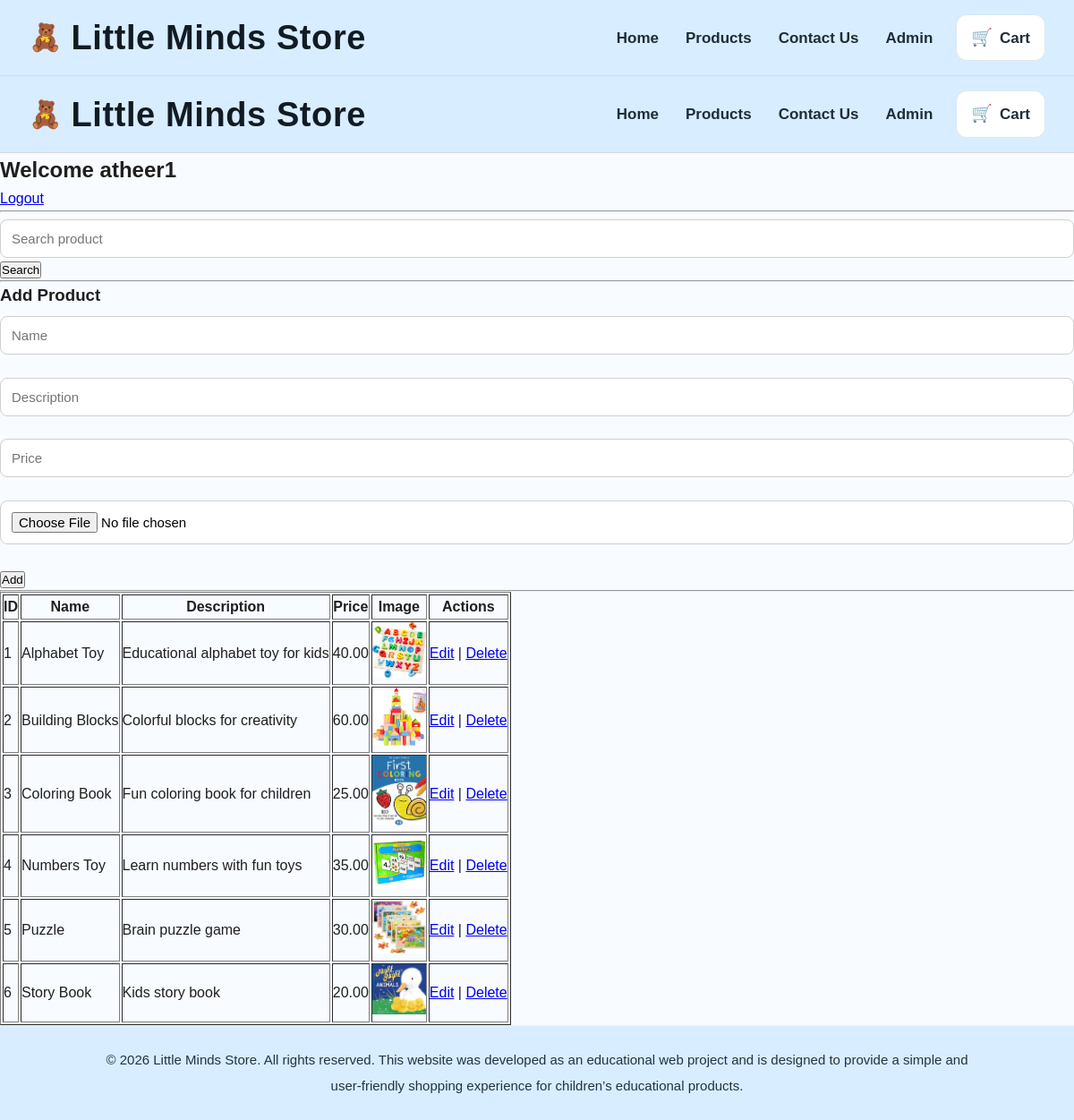
/admin.php (signed in), run on the app's committed database.
### tables this page shows
CREATE TABLE `products` (
  `id` int(11) NOT NULL,
  `name` varchar(100) NOT NULL,
  `description` text DEFAULT NULL,
  `price` decimal(10,2) NOT NULL,
  `image` varchar(255) NOT NULL,
  `stock` int(11) DEFAULT 0
);

### admin.php (the view, shortened to what this page needs)
<?php
include 'includes/header.php';
include 'database/db.php';
$search = "";
if (isset($_GET['search'])) {
    $search = $_GET['search'];
    $stmt = $conn->prepare("SELECT * FROM products WHERE name LIKE ?");
    $like = "%$search%";
    $stmt->bind_param("s", $like);
    $stmt->execute();
    $result = $stmt->get_result();
} else {
    $result = $conn->query("SELECT * FROM products");
}
$editProduct = null;
?>
<?php include 'includes/header.php'; ?>
<div class="container">
<h2>Welcome <?php echo htmlspecialchars($_SESSION["admin_username"]); ?></h2>
<a class="logout" href="logout.php">Logout</a>
<hr>
<form method="GET">
    <input type="text" name="search" value="<?php echo htmlspecialchars($search); ?>" placeholder="Search product">
    <button>Search</button>
</form>
<hr>
<?php if ($editProduct == null) { ?>
<h3>Add Product</h3>
<form method="POST" enctype="multipart/form-data">
    <input type="text" name="name" placeholder="Name"><br><br>
    <input type="text" name="description" placeholder="Description"><br><br>
    <input type="number" name="price" placeholder="Price"><br><br>
    <input type="file" name="image"><br><br>
    <button name="add">Add</button>
</form>
<?php } ?>
<hr>
<table border="1" cellpadding="10">
<tr>
    <th>ID</th>
    <th>Name</th>
    <th>Description</th>
    <th>Price</th>
    <th>Image</th>
    <th>Actions</th>
</tr>
<?php while ($row = mysqli_fetch_assoc($result)) { ?>
<tr>
    <td><?php echo $row['id']; ?></td>
    <td><?php echo htmlspecialchars($row['name']); ?></td>
    <td><?php echo htmlspecialchars($row['description']); ?></td>
    <td><?php echo $row['price']; ?></td>
    <td>
        <img src="images/products/<?php echo $row['image']; ?>" width="60">
    </td>
    <td>
        <a href="admin.php?edit=<?php echo $row['id']; ?>">Edit</a> |
        <a onclick="return confirm('Are you sure?')" href="admin.php?delete=<?php echo $row['id']; ?>">Delete</a>
    </td>
</tr>
<?php } ?>
</table>
</div>
<?php include 'includes/footer.php'; ?>

### css/style.css (style rules this page uses)
html, body { height: 100%; }
body { margin: 0; padding: 0; min-height: 100vh; display: flex; flex-direction: column; background: #f8fbff; color: #1f1f1f; font-family: "Trebuchet MS", Arial, sans-serif; line-height: 1.6; }
* { margin: 0; padding: 0; box-sizing: border-box; }
form { margin-top: 8px; }
input, textarea { width: 100%; padding: 12px; border: 1px solid #cfcfcf; border-radius: 8px; font-size: 15px; color: #000000; background: #ffffff; }

### data on the page
products: id "1", name "Alphabet Toy", description "Educational alphabet toy for kids", price "40.00", image (picture)
products: id "2", name "Building Blocks", description "Colorful blocks for creativity", price "60.00", image (picture)
products: id "3", name "Coloring Book", description "Fun coloring book for children", price "25.00", image (picture)
products: id "4", name "Numbers Toy", description "Learn numbers with fun toys", price "35.00", image (picture)
products: id "5", name "Puzzle", description "Brain puzzle game", price "30.00", image (picture)
products: id "6", name "Story Book", description "Kids story book", price "20.00", image (picture)

### other printed values
$_SESSION["admin_username"] "atheer1"
